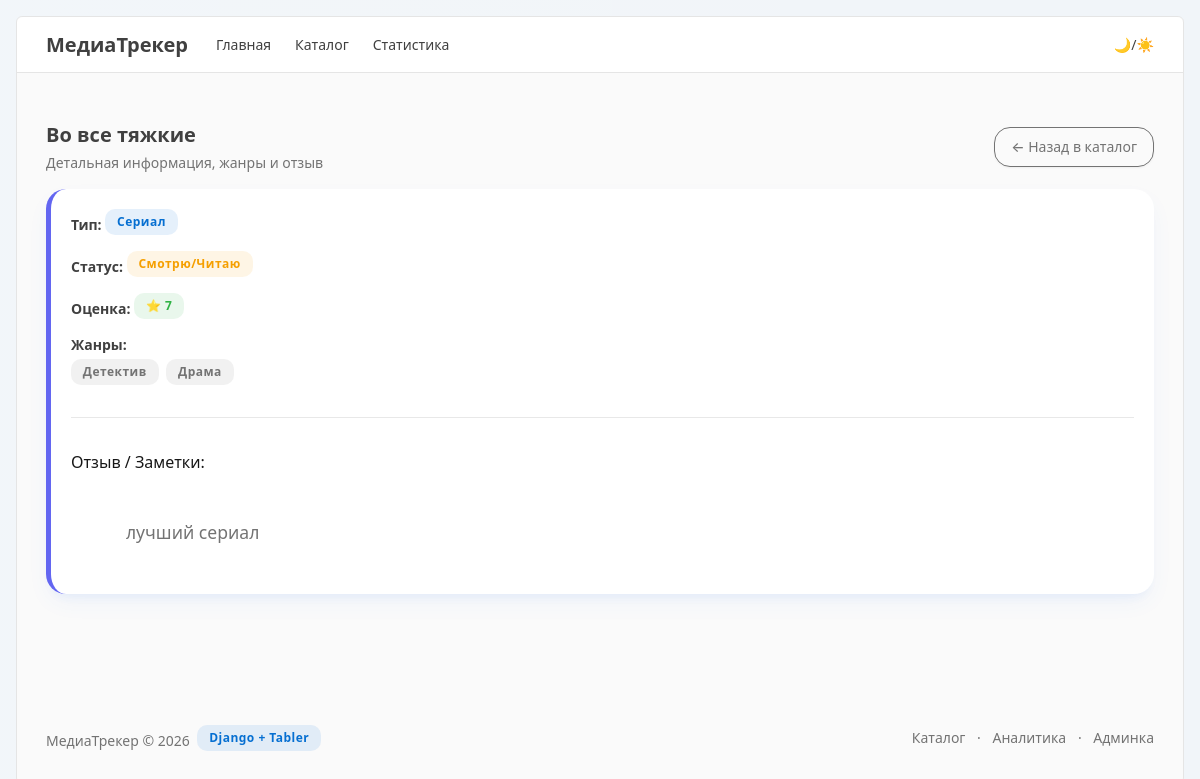
Page /entry/5/ on the committed database.
### catalog/models.py (models this page shows, shortened)
class WatchEntry(models.Model):
    STATUS_CHOICES = [
        ('planned', 'Запланировано'),
        ('watching', 'Смотрю/Читаю'),
        ('completed', 'Завершено'),
    ]
    title = models.ForeignKey(Title, on_delete=models.CASCADE, verbose_name="Произведение")
    status = models.CharField(max_length=20, choices=STATUS_CHOICES, default='planned', verbose_name="Статус")
    rating = models.PositiveIntegerField(blank=True, null=True, verbose_name="Оценка")
    notes = models.TextField(blank=True, null=True, verbose_name="Заметки")

class Title(models.Model):
    KIND_CHOICES = [
        ('movie', 'Фильм'),
        ('series', 'Сериал'),
        ('book', 'Книга'),
        ('game', 'Игра'),
    ]
    title = models.CharField(max_length=200, verbose_name="Название")
    kind = models.CharField(max_length=20, choices=KIND_CHOICES, default='movie', verbose_name="Тип")
    genres = models.ManyToManyField(Genre, blank=True, verbose_name="Жанры")

class Genre(models.Model):
    name = models.CharField(max_length=100, verbose_name="Название жанра")

### catalog/views.py (the view)
# urls.py: path('entry/<int:pk>/', views.entry_detail_view, name='entry_detail'),
def entry_detail_view(request, pk):
    entry = get_object_or_404(WatchEntry, pk=pk)
    return render(request, 'partials/entry_detail.html', {'entry': entry})

### templates/partials/entry_detail.html
{% extends 'base.html' %}
{% block content %}
<div class="page-header d-print-none mb-3">
    <div class="row align-items-center">
        <div class="col">
            <h2 class="page-title">{{ entry.title.title }}</h2>
            <div class="text-muted mt-1">Детальная информация, жанры и отзыв</div>
        </div>
        <div class="col-auto ms-auto">
            <a href="{% url 'catalog' %}" class="btn btn-outline-secondary">← Назад в каталог</a>
        </div>
    </div>
</div>
<div class="card">
    <div class="card-body">
        <div class="mb-3">
            <strong>Тип:</strong> <span class="badge bg-blue-lt">{{ entry.title.get_kind_display }}</span>
        </div>
        <div class="mb-3">
            <strong>Статус:</strong> <span class="badge bg-yellow-lt">{{ entry.get_status_display }}</span>
        </div>
        <div class="mb-3">
            <strong>Оценка:</strong> <span class="badge bg-green-lt fw-bold">⭐ {{ entry.rating|default:"Не оценивалось" }}</span>
        </div>
        <div class="mb-3">
            <strong>Жанры:</strong>
            <div class="mt-1">
                {% for genre in entry.title.genres.all %}
                <span class="badge bg-secondary-lt me-1">{{ genre.name }}</span>
                {% empty %}
                <span class="text-muted">Жанры не указаны</span>
                {% endfor %}
            </div>
        </div>
        <hr>
        <h3 class="card-title">Отзыв / Заметки:</h3>
        <p class="text-secondary" style="white-space: pre-wrap; font-size: 1.1rem; line-height: 1.6;">
            {{ entry.notes|default:"Для этого произведения пока нет написанных заметок. Вы можете добавить их через панель администратора Django." }}
        </p>
    </div>
</div>
{% endblock %}

### catalog/static/catalog/css/style.css (style rules this page uses)
:root { --tblr-border-radius: 16px !important; }
body { background-color: #f1f5f9 !important; }
.card { border: none !important; border-radius: 20px !important; box-shadow: 0 10px 25px -5px rgba(59, 130, 246, 0.08), 0 8px 10px -6px rgba(59, 130, 246, 0.08) !important; transition: transform 0.3s ease, box-shadow 0.3s ease !important; background: #ffffff !important; border-left: 5px solid #6366f1 !important; }
.badge { border-radius: 10px !important; padding: 0.5em 0.9em !important; font-weight: 700 !important; }

### rows in the picture
WatchEntry: title "Во все тяжкие", title.kind "Сериал", status "Смотрю/Читаю", rating "7", notes "лучший сериал"
Genre: name "Детектив"
Genre: name "Драма"
